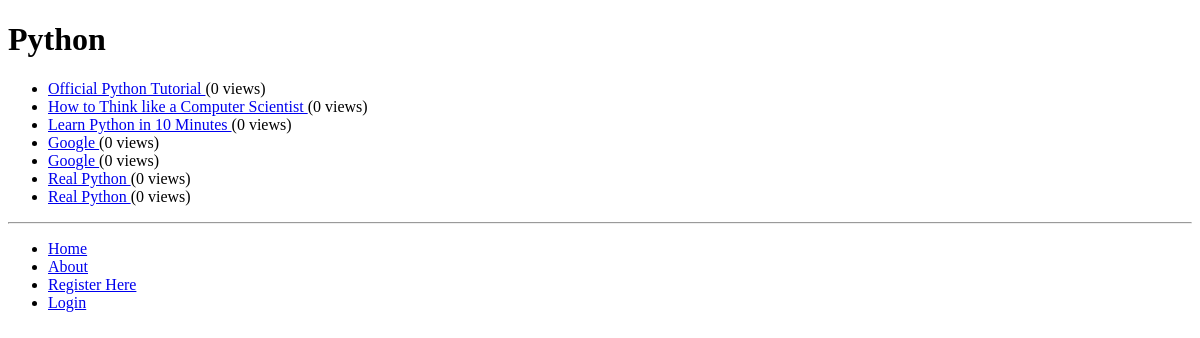
/rango/category/python/, run on an earlier commit of the app's database.
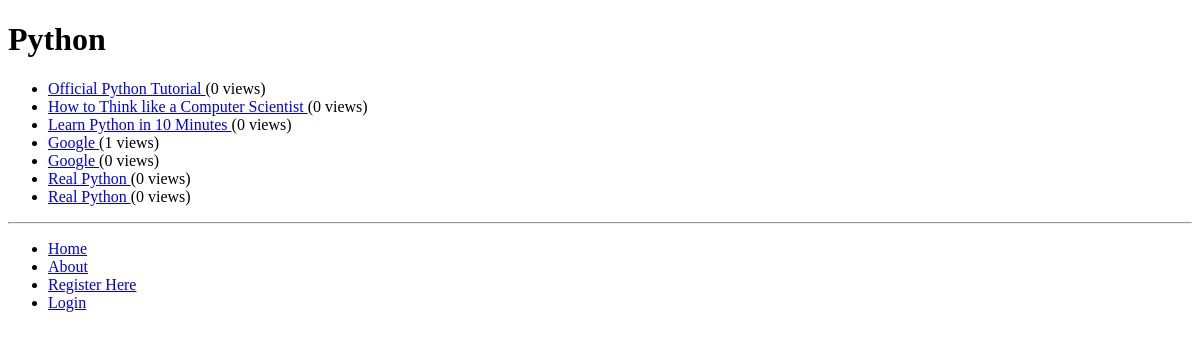
And on a later commit of the database.
### rango/models.py (models this page shows, shortened)
class Page(models.Model):
    category = models.ForeignKey(Category, on_delete=models.CASCADE)
    title = models.CharField(max_length=128)
    url = models.URLField()
    views = models.IntegerField(default=0)

### rango/views.py (the view)
# urls.py: path('category/<slug:category_name_slug>/', views.show_category, name='show_category'),
def show_category(request, category_name_slug):
    context_dict = {}
    try:
        category = Category.objects.get(slug=category_name_slug)
        pages = Page.objects.filter(category=category)
        context_dict['pages'] = pages
        context_dict['category'] = category
    except Category.DoesNotExist:
        context_dict['category'] = None
        context_dict['pages'] = None
    return render(request, 'rango/category.html', context=context_dict)

### templates/rango/category.html (shortened to what this page needs)
{% extends 'rango/base.html' %}
{% block body_block %}
    {% if category %}
        <h1>{{ category.name }}</h1>
        {% if pages %}
            <ul>
                {% for page in pages %}
                <li>
                    <a href="{% url 'rango:goto' %}?page_id={{ page.id }}">
                        {{ page.title }}
                    </a>
                    ({{ page.views }} views)
                </li>
                {% endfor %}
            </ul>
        {% else %}
            <strong>No pages currently in category.</strong>
        {% endif %}
    {% else %}
        The specified category does not exist.
    {% endif %}
{% endblock %}

What changed in the data, as far as the page shows it:
changed Page (number 4 of 7 on the later page): views "0" → "1"
